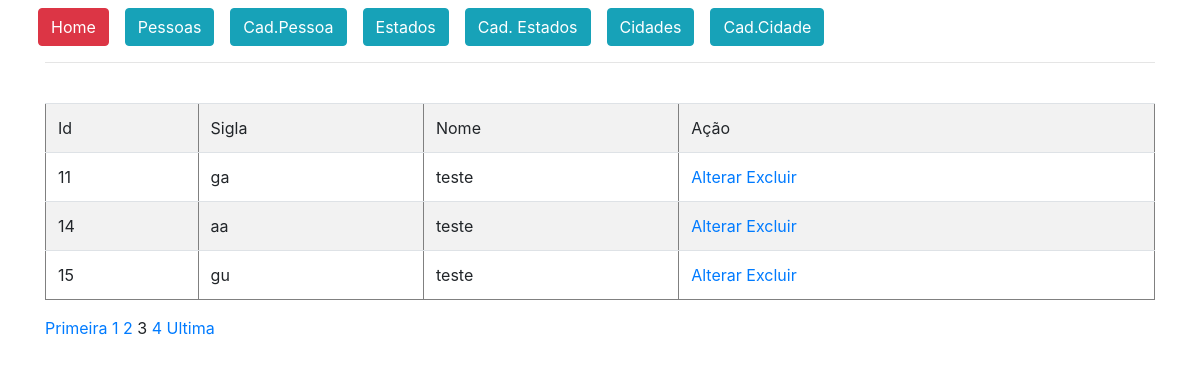
/painel.php?modulo=estados&pagina=listagem&paginacao=3 (signed in), run on the app's committed database.
### tables this page shows
CREATE TABLE `menu` (
  `id` int(11) NOT NULL,
  `endereco` varchar(100) NOT NULL,
  `classe` varchar(100) NOT NULL,
  `descricao` varchar(100) NOT NULL,
  `ordem` int(11) NOT NULL
);

CREATE TABLE `estados` (
  `id` int(11) NOT NULL,
  `sigla` varchar(2) NOT NULL,
  `nome` varchar(80) NOT NULL
);

### cadastros/estados/listagem.php (the view)
<?php
    $pagina_atual = filter_input(INPUT_GET,'paginacao', FILTER_SANITIZE_NUMBER_INT);
    $pagina = (!empty($pagina_atual)) ? $pagina_atual : 1;
    $qnt_result_pg = 3;
    $inicio = ($qnt_result_pg * $pagina) - $qnt_result_pg;
    $conn = mysqli_connect('127.0.0.1', 'root', '', 'base_crud');
    $result_estados = "SELECT * FROM estados LIMIT $inicio, $qnt_result_pg";
    $resultado_estados = mysqli_query($conn, $result_estados);
    $html = '<br>';
    $html .= '<table border="1" class="table table-striped"><tr><td>Id</td><td>Sigla</td><td>Nome</td><td>Ação</td></tr>';
    while($row_estado = mysqli_fetch_assoc($resultado_estados)){
        $html .= '<tr>';
        $html .= "<td>" . $row_estado['id'] . "</td>";
        $html .= "<td>" . $row_estado['sigla'] . "</td>";
        $html .= "<td>" . $row_estado['nome'] . "</td>";
        $html .= "<td><a href='?modulo=estados&pagina=alterar&id=" . $row_estado['id'] ."'>Alterar </a>";
        $html .= "<a href='?modulo=estados&pagina=deletar&id=" . $row_estado['id'] ."'>Excluir</a></td>";
        $html .= '</tr>';
    }
    $html .= '</table>';
    echo $html;
    $result_pg = "SELECT COUNT(id) AS num_result FROM estados";
    $resultado_pg = mysqli_query($conn, $result_pg);
    $row_pg = mysqli_fetch_assoc($resultado_pg);
    $quantidade_pg = ceil($row_pg['num_result'] / $qnt_result_pg);
    $max_links = 100;
    echo "<a href='painel.php?modulo=estados&pagina=listagem&paginacao=1'>Primeira</a> ";
    for($pag_ant = $pagina - $max_links; $pag_ant <= $pagina - 1; $pag_ant++){
        if($pag_ant >= 1){
            echo "<a href='painel.php?modulo=estados&pagina=listagem&paginacao=$pag_ant'>$pag_ant</a> ";
        }
    }
    echo "$pagina ";
    for($pag_dep = $pagina + 1; $pag_dep <= $pagina + $max_links; $pag_dep++){
        if($pag_dep <= $quantidade_pg){
            echo "<a href='painel.php?modulo=estados&pagina=listagem&paginacao=$pag_dep'>$pag_dep</a> ";
        }
    }
    echo "<a href='painel.php?modulo=estados&pagina=listagem&paginacao=$quantidade_pg'>Ultima</a>";
?>

### layouts/menu.php
<?php
    $stmt = $conn->prepare('SELECT * FROM menu order by ordem,descricao');
    $stmt->execute();
    $resultado = $stmt->fetchAll();
?>
<div class="row">
    <?php
        foreach ($resultado as $linha) {
            ?>
                <a href="<?=$linha['endereco']?>"
                class="<?=$linha['classe']?>">
                <?=$linha['descricao']?></a>
            <?php
        }
    ?>
    </div>
<hr>

### data on the page
menu: descricao "Home"
menu: descricao "Pessoas"
menu: descricao "Cad.Pessoa"
menu: descricao "Estados"
menu: descricao "Cad. Estados"
menu: descricao "Cidades"
menu: descricao "Cad.Cidade"
estados: id "11", sigla "ga", nome "teste"
estados: id "14", sigla "aa", nome "teste"
estados: id "15", sigla "gu", nome "teste"

### other printed values
$pagina "3"
